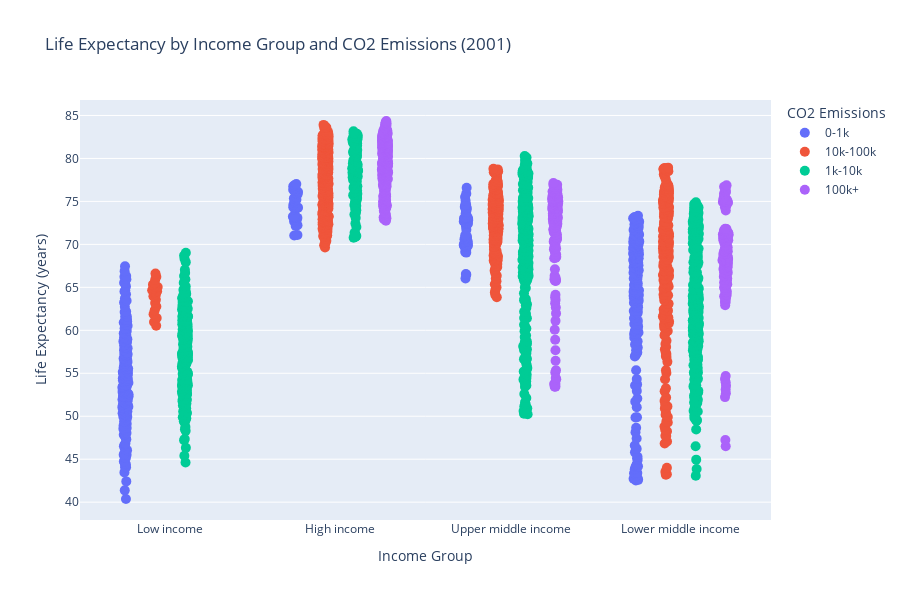

The notebook cell saved with this chart:
### Markdown cell above
# JITTER PLOT

### Code cell
df['CO2_bin'] = pd.cut(df['CO2'], bins=[0, 1000, 10000, 100000, float('inf')],
                         labels=['0-1k', '1k-10k', '10k-100k', '100k+'])

# Create the strip plot
fig = px.strip(df, 
               x='IncomeGroup', 
               y='Life Expectancy World Bank',
               color='CO2_bin',
               hover_name='Country Name',
               hover_data=['Region', 'Year', 'CO2'],
               labels={'IncomeGroup': 'Income Group',
                       'Life Expectancy World Bank': 'Life Expectancy (years)',
                       'CO2_bin': 'CO2 Emissions'},
               title='Life Expectancy by Income Group and CO2 Emissions (2001)',
               height=600,
               width=900)

# Update the layout
fig.update_layout(
    xaxis_title="Income Group",
    yaxis_title="Life Expectancy (years)",
    legend_title="CO2 Emissions",
    font=dict(size=12)
)

# Update marker size and add jitter
fig.update_traces(marker=dict(size=10, 
                             ),
                  jitter=0.3)  # Add some jitter for better visibility

# Show the plot
fig.show()

### Figure 1 — Plotly figure (JSON) as saved in the notebook; plotly's stock layout.template omitted (floating-point values rounded to 4 significant figures; data arrays with more than 128 entries replaced by an {"elided": "..."} marker saying what was removed)
{"data": [{"alignmentgroup": "True", "boxpoints": "all", "customdata": {"elided": "589x3 mixed values"}, "fillcolor": "rgba(255,255,255,0)", "hoveron": "points", "hovertemplate": "<b>%{hovertext}</b><br><br>CO2 Emissions=0-1k<br>Income Group=%{x}<br>Life Expectancy (years)=%{y}<br>Region=%{customdata[0]}<br>Year=%{customdata[1]}<br>CO2=%{customdata[2]}<extra></extra>", "hovertext": {"elided": "589 str values"}, "jitter": 0.3, "legendgroup": "0-1k", "line": {"color": "rgba(255,255,255,0)"}, "marker": {"color": "#636efa", "size": 10}, "name": "0-1k", "offsetgroup": "0-1k", "orientation": "v", "pointpos": 0, "showlegend": true, "type": "box", "x": {"elided": "589 str values"}, "x0": " ", "xaxis": "x", "y": {"elided": "589 float values"}, "y0": " ", "yaxis": "y"}, {"alignmentgroup": "True", "boxpoints": "all", "customdata": {"elided": "1037x3 mixed values"}, "fillcolor": "rgba(255,255,255,0)", "hoveron": "points", "hovertemplate": "<b>%{hovertext}</b><br><br>CO2 Emissions=10k-100k<br>Income Group=%{x}<br>Life Expectancy (years)=%{y}<br>Region=%{customdata[0]}<br>Year=%{customdata[1]}<br>CO2=%{customdata[2]}<extra></extra>", "hovertext": {"elided": "1037 str values"}, "jitter": 0.3, "legendgroup": "10k-100k", "line": {"color": "rgba(255,255,255,0)"}, "marker": {"color": "#EF553B", "size": 10}, "name": "10k-100k", "offsetgroup": "10k-100k", "orientation": "v", "pointpos": 0, "showlegend": true, "type": "box", "x": {"elided": "1037 str values"}, "x0": " ", "xaxis": "x", "y": {"elided": "1037 float values"}, "y0": " ", "yaxis": "y"}, {"alignmentgroup": "True", "boxpoints": "all", "customdata": {"elided": "973x3 mixed values"}, "fillcolor": "rgba(255,255,255,0)", "hoveron": "points", "hovertemplate": "<b>%{hovertext}</b><br><br>CO2 Emissions=1k-10k<br>Income Group=%{x}<br>Life Expectancy (years)=%{y}<br>Region=%{customdata[0]}<br>Year=%{customdata[1]}<br>CO2=%{customdata[2]}<extra></extra>", "hovertext": {"elided": "973 str values"}, "jitter": 0.3, "legendgroup": "1k-10k", "line": {"color": "rgba(255,255,255,0)"}, "marker": {"color": "#00cc96", "size": 10}, "name": "1k-10k", "offsetgroup": "1k-10k", "orientation": "v", "pointpos": 0, "showlegend": true, "type": "box", "x": {"elided": "973 str values"}, "x0": " ", "xaxis": "x", "y": {"elided": "973 float values"}, "y0": " ", "yaxis": "y"}, {"alignmentgroup": "True", "boxpoints": "all", "customdata": {"elided": "555x3 mixed values"}, "fillcolor": "rgba(255,255,255,0)", "hoveron": "points", "hovertemplate": "<b>%{hovertext}</b><br><br>CO2 Emissions=100k+<br>Income Group=%{x}<br>Life Expectancy (years)=%{y}<br>Region=%{customdata[0]}<br>Year=%{customdata[1]}<br>CO2=%{customdata[2]}<extra></extra>", "hovertext": {"elided": "555 str values"}, "jitter": 0.3, "legendgroup": "100k+", "line": {"color": "rgba(255,255,255,0)"}, "marker": {"color": "#ab63fa", "size": 10}, "name": "100k+", "offsetgroup": "100k+", "orientation": "v", "pointpos": 0, "showlegend": true, "type": "box", "x": {"elided": "555 str values"}, "x0": " ", "xaxis": "x", "y": {"elided": "555 float values"}, "y0": " ", "yaxis": "y"}], "layout": {"boxmode": "group", "font": {"size": 12}, "height": 600, "legend": {"title": {"text": "CO2 Emissions"}, "tracegroupgap": 0}, "title": {"text": "Life Expectancy by Income Group and CO2 Emissions (2001)"}, "width": 900, "xaxis": {"anchor": "y", "domain": [0, 1], "title": {"text": "Income Group"}}, "yaxis": {"anchor": "x", "domain": [0, 1], "title": {"text": "Life Expectancy (years)"}}}}
